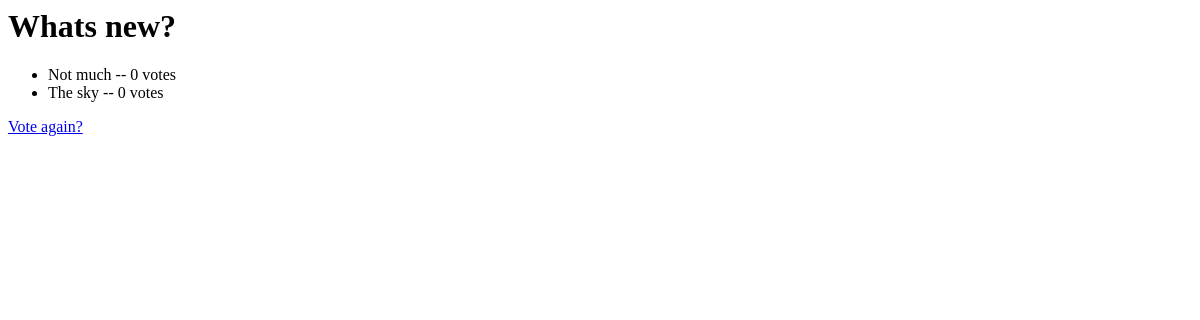
The app's page /polls/1/results/, older data.
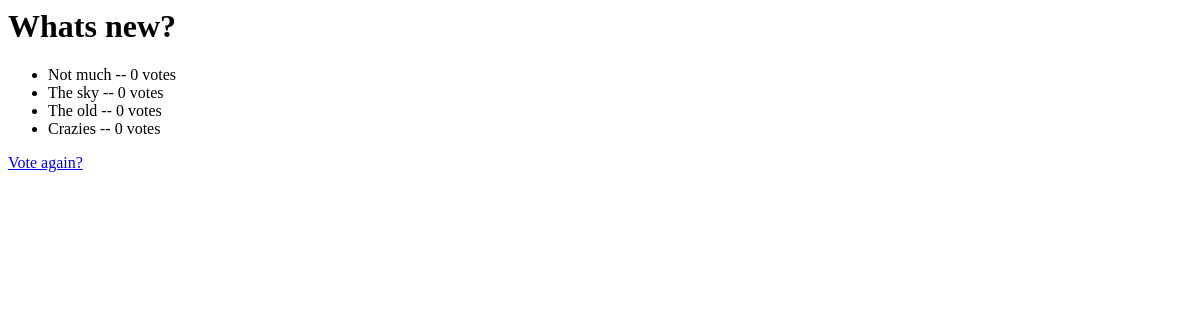
The same page, newer data.
### polls/models.py (models this page shows, shortened)
class Question(models.Model):
    question_text = models.CharField(max_length=200)
    pub_date = models.DateTimeField('date published')

class Choice(models.Model):
    question = models.ForeignKey(Question, on_delete=models.CASCADE)
    choice_text = models.CharField(max_length=200)
    votes = models.IntegerField(default=0)

### polls/views.py (the view)
# urls.py: path('<int:question_id>/results/', views.results, name='results'),
def results(request, question_id):
    question = get_object_or_404(Question, pk=question_id)
    return render(request, 'polls/results.html', {'question': question})

### polls/templates/polls/results.html
<h1>{{ question.question_text }}</h1>
<ul>
{% for choice in question.choice_set.all %}
    <li>{{ choice.choice_text }} -- {{ choice.votes }} vote{{ choice.votes|pluralize }}</li>
{% endfor %}
</ul>
<a href="{% url 'polls:detail' question.id %}">Vote again?</a>

Row changes from the older to the newer data that the page shows:
added Choice: choice_text "The old", votes "0"
added Choice: choice_text "Crazies", votes "0"
